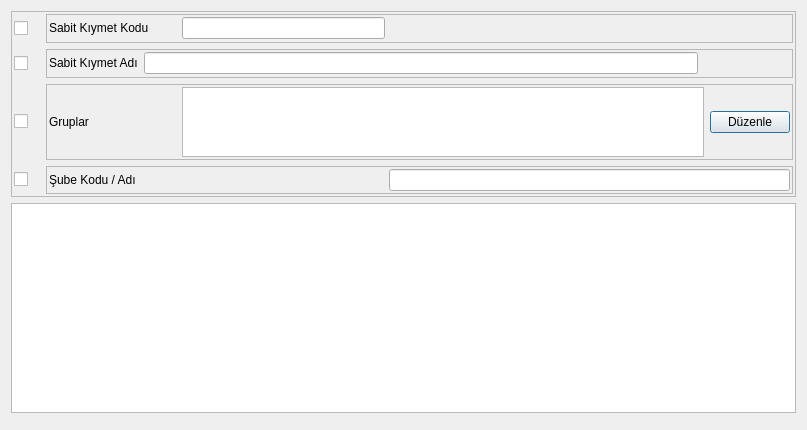
<?xml version="1.0" encoding="UTF-8"?>
<ui version="4.0">
 <class>DMR_DEMIRBAS_KARTI_ARAMA</class>
 <widget class="QDialog" name="DMR_DEMIRBAS_KARTI_ARAMA">
  <property name="geometry">
   <rect>
    <x>0</x>
    <y>0</y>
    <width>807</width>
    <height>430</height>
   </rect>
  </property>
  <property name="sizePolicy">
   <sizepolicy hsizetype="Expanding" vsizetype="Expanding">
    <horstretch>0</horstretch>
    <verstretch>0</verstretch>
   </sizepolicy>
  </property>
  <property name="minimumSize">
   <size>
    <width>807</width>
    <height>430</height>
   </size>
  </property>
  <property name="maximumSize">
   <size>
    <width>807</width>
    <height>430</height>
   </size>
  </property>
  <property name="windowTitle">
   <string>Demirbaş Kartı Arama</string>
  </property>
  <layout class="QGridLayout" name="gridLayout_6" rowstretch="15,40,5">
   <item row="0" column="0" colspan="2">
    <widget class="QFrame" name="main_frame">
     <property name="sizePolicy">
      <sizepolicy hsizetype="Expanding" vsizetype="Expanding">
       <horstretch>0</horstretch>
       <verstretch>0</verstretch>
      </sizepolicy>
     </property>
     <property name="frameShape">
      <enum>QFrame::StyledPanel</enum>
     </property>
     <property name="frameShadow">
      <enum>QFrame::Raised</enum>
     </property>
     <layout class="QGridLayout" name="gridLayout_5">
      <property name="margin">
       <number>2</number>
      </property>
      <item row="0" column="0">
       <widget class="QCheckBox" name="checkbox_demirbas_kodu">
        <property name="sizePolicy">
         <sizepolicy hsizetype="Fixed" vsizetype="Fixed">
          <horstretch>0</horstretch>
          <verstretch>0</verstretch>
         </sizepolicy>
        </property>
        <property name="minimumSize">
         <size>
          <width>26</width>
          <height>0</height>
         </size>
        </property>
        <property name="text">
         <string/>
        </property>
       </widget>
      </item>
      <item row="0" column="1">
       <widget class="QFrame" name="demirbas_kodu_frame">
        <property name="sizePolicy">
         <sizepolicy hsizetype="Expanding" vsizetype="Expanding">
          <horstretch>0</horstretch>
          <verstretch>0</verstretch>
         </sizepolicy>
        </property>
        <property name="frameShape">
         <enum>QFrame::StyledPanel</enum>
        </property>
        <property name="frameShadow">
         <enum>QFrame::Raised</enum>
        </property>
        <layout class="QGridLayout" name="gridLayout_2" columnstretch="1,15,20,10">
         <property name="margin">
          <number>2</number>
         </property>
         <item row="0" column="0">
          <widget class="QLabel" name="label_demibas_turu">
           <property name="sizePolicy">
            <sizepolicy hsizetype="Expanding" vsizetype="Fixed">
             <horstretch>0</horstretch>
             <verstretch>0</verstretch>
            </sizepolicy>
           </property>
           <property name="minimumSize">
            <size>
             <width>127</width>
             <height>0</height>
            </size>
           </property>
           <property name="text">
            <string>Sabit Kıymet Kodu</string>
           </property>
          </widget>
         </item>
         <item row="0" column="1">
          <widget class="QLineEdit" name="lineedit_demirbas_kodu">
           <property name="sizePolicy">
            <sizepolicy hsizetype="Expanding" vsizetype="Fixed">
             <horstretch>0</horstretch>
             <verstretch>0</verstretch>
            </sizepolicy>
           </property>
           <property name="maximumSize">
            <size>
             <width>16777215</width>
             <height>16777215</height>
            </size>
           </property>
          </widget>
         </item>
         <item row="0" column="3">
          <spacer name="horizontalSpacer_5">
           <property name="orientation">
            <enum>Qt::Horizontal</enum>
           </property>
           <property name="sizeHint" stdset="0">
            <size>
             <width>106</width>
             <height>23</height>
            </size>
           </property>
          </spacer>
         </item>
         <item row="0" column="2">
          <spacer name="horizontalSpacer_2">
           <property name="orientation">
            <enum>Qt::Horizontal</enum>
           </property>
           <property name="sizeHint" stdset="0">
            <size>
             <width>40</width>
             <height>20</height>
            </size>
           </property>
          </spacer>
         </item>
        </layout>
       </widget>
      </item>
      <item row="1" column="0">
       <widget class="QCheckBox" name="checkbox_demirbas_adi">
        <property name="sizePolicy">
         <sizepolicy hsizetype="Fixed" vsizetype="Fixed">
          <horstretch>0</horstretch>
          <verstretch>0</verstretch>
         </sizepolicy>
        </property>
        <property name="minimumSize">
         <size>
          <width>26</width>
          <height>0</height>
         </size>
        </property>
        <property name="text">
         <string/>
        </property>
       </widget>
      </item>
      <item row="1" column="1">
       <widget class="QFrame" name="demirbas_adi_frame">
        <property name="sizePolicy">
         <sizepolicy hsizetype="Expanding" vsizetype="Expanding">
          <horstretch>0</horstretch>
          <verstretch>0</verstretch>
         </sizepolicy>
        </property>
        <property name="minimumSize">
         <size>
          <width>127</width>
          <height>0</height>
         </size>
        </property>
        <property name="frameShape">
         <enum>QFrame::StyledPanel</enum>
        </property>
        <property name="frameShadow">
         <enum>QFrame::Raised</enum>
        </property>
        <layout class="QGridLayout" name="gridLayout_3" columnstretch="1,30,5">
         <property name="margin">
          <number>2</number>
         </property>
         <item row="0" column="0">
          <widget class="QLabel" name="label_demirbas_adi">
           <property name="sizePolicy">
            <sizepolicy hsizetype="Expanding" vsizetype="Fixed">
             <horstretch>0</horstretch>
             <verstretch>0</verstretch>
            </sizepolicy>
           </property>
           <property name="text">
            <string>Sabit Kıymet Adı</string>
           </property>
          </widget>
         </item>
         <item row="0" column="1">
          <widget class="QLineEdit" name="lineedit_demirbas_adi">
           <property name="sizePolicy">
            <sizepolicy hsizetype="Expanding" vsizetype="Fixed">
             <horstretch>0</horstretch>
             <verstretch>0</verstretch>
            </sizepolicy>
           </property>
           <property name="maximumSize">
            <size>
             <width>16777215</width>
             <height>16777215</height>
            </size>
           </property>
          </widget>
         </item>
         <item row="0" column="2">
          <spacer name="horizontalSpacer_4">
           <property name="orientation">
            <enum>Qt::Horizontal</enum>
           </property>
           <property name="sizeHint" stdset="0">
            <size>
             <width>24</width>
             <height>23</height>
            </size>
           </property>
          </spacer>
         </item>
        </layout>
       </widget>
      </item>
      <item row="2" column="0">
       <widget class="QCheckBox" name="checkbox_gruplar">
        <property name="sizePolicy">
         <sizepolicy hsizetype="Fixed" vsizetype="Fixed">
          <horstretch>0</horstretch>
          <verstretch>0</verstretch>
         </sizepolicy>
        </property>
        <property name="minimumSize">
         <size>
          <width>26</width>
          <height>0</height>
         </size>
        </property>
        <property name="text">
         <string/>
        </property>
       </widget>
      </item>
      <item row="2" column="1">
       <widget class="QFrame" name="frame_gruplar">
        <property name="sizePolicy">
         <sizepolicy hsizetype="Expanding" vsizetype="Expanding">
          <horstretch>0</horstretch>
          <verstretch>0</verstretch>
         </sizepolicy>
        </property>
        <property name="frameShape">
         <enum>QFrame::StyledPanel</enum>
        </property>
        <property name="frameShadow">
         <enum>QFrame::Raised</enum>
        </property>
        <layout class="QGridLayout" name="gridLayout" columnstretch="1,10,1">
         <property name="margin">
          <number>2</number>
         </property>
         <item row="0" column="0">
          <widget class="QLabel" name="label_demirbas_adi_2">
           <property name="sizePolicy">
            <sizepolicy hsizetype="Expanding" vsizetype="Fixed">
             <horstretch>0</horstretch>
             <verstretch>0</verstretch>
            </sizepolicy>
           </property>
           <property name="minimumSize">
            <size>
             <width>127</width>
             <height>0</height>
            </size>
           </property>
           <property name="text">
            <string>Gruplar</string>
           </property>
          </widget>
         </item>
         <item row="0" column="1">
          <widget class="QTextEdit" name="textEdit_gruplar">
           <property name="readOnly">
            <bool>true</bool>
           </property>
          </widget>
         </item>
         <item row="0" column="2">
          <widget class="QPushButton" name="pushButton_gruplar">
           <property name="text">
            <string>Düzenle</string>
           </property>
           <property name="icon">
            <iconset resource="../k9_icons.qrc">
             <normaloff>:/k9_icons/K9_ICONS/k9_grup.png</normaloff>:/k9_icons/K9_ICONS/k9_grup.png</iconset>
           </property>
          </widget>
         </item>
        </layout>
       </widget>
      </item>
      <item row="3" column="0">
       <widget class="QCheckBox" name="checkbox_sube">
        <property name="sizePolicy">
         <sizepolicy hsizetype="Fixed" vsizetype="Fixed">
          <horstretch>0</horstretch>
          <verstretch>0</verstretch>
         </sizepolicy>
        </property>
        <property name="text">
         <string/>
        </property>
       </widget>
      </item>
      <item row="3" column="1">
       <widget class="QFrame" name="frame_sube">
        <property name="frameShape">
         <enum>QFrame::StyledPanel</enum>
        </property>
        <property name="frameShadow">
         <enum>QFrame::Raised</enum>
        </property>
        <layout class="QGridLayout" name="gridLayout_4" columnstretch="1,10,20">
         <property name="margin">
          <number>2</number>
         </property>
         <item row="0" column="0">
          <widget class="QLabel" name="label">
           <property name="minimumSize">
            <size>
             <width>127</width>
             <height>0</height>
            </size>
           </property>
           <property name="text">
            <string>Şube Kodu / Adı</string>
           </property>
          </widget>
         </item>
         <item row="0" column="1">
          <widget class="QSearchEdit" name="searchEdit_sube_kodu">
           <property name="whatsThis">
            <string>Arama widget. </string>
           </property>
           <property name="QSearchEdit" stdset="0">
            <rect>
             <x>0</x>
             <y>0</y>
             <width>100</width>
             <height>100</height>
            </rect>
           </property>
          </widget>
         </item>
         <item row="0" column="2">
          <widget class="QLineEdit" name="lineEdit_sube_adi">
           <property name="readOnly">
            <bool>true</bool>
           </property>
          </widget>
         </item>
        </layout>
       </widget>
      </item>
     </layout>
    </widget>
   </item>
   <item row="1" column="0" colspan="2">
    <widget class="QTableWidget" name="tableWidget"/>
   </item>
   <item row="2" column="1">
    <widget class="QWidget" name="widget_batch_buttons" native="true">
     <property name="sizePolicy">
      <sizepolicy hsizetype="Expanding" vsizetype="Fixed">
       <horstretch>0</horstretch>
       <verstretch>0</verstretch>
      </sizepolicy>
     </property>
    </widget>
   </item>
  </layout>
 </widget>
 <customwidgets>
  <customwidget>
   <class>QSearchEdit</class>
   <extends>QWidget</extends>
   <header>QSearchEdit.h</header>
  </customwidget>
 </customwidgets>
 <tabstops>
  <tabstop>checkbox_demirbas_kodu</tabstop>
  <tabstop>lineedit_demirbas_kodu</tabstop>
  <tabstop>checkbox_demirbas_adi</tabstop>
  <tabstop>lineedit_demirbas_adi</tabstop>
  <tabstop>checkbox_gruplar</tabstop>
  <tabstop>textEdit_gruplar</tabstop>
  <tabstop>pushButton_gruplar</tabstop>
  <tabstop>checkbox_sube</tabstop>
  <tabstop>searchEdit_sube_kodu</tabstop>
  <tabstop>lineEdit_sube_adi</tabstop>
  <tabstop>tableWidget</tabstop>
 </tabstops>
 <resources>
  <include location="../k9_icons.qrc"/>
 </resources>
 <connections/>
</ui>
